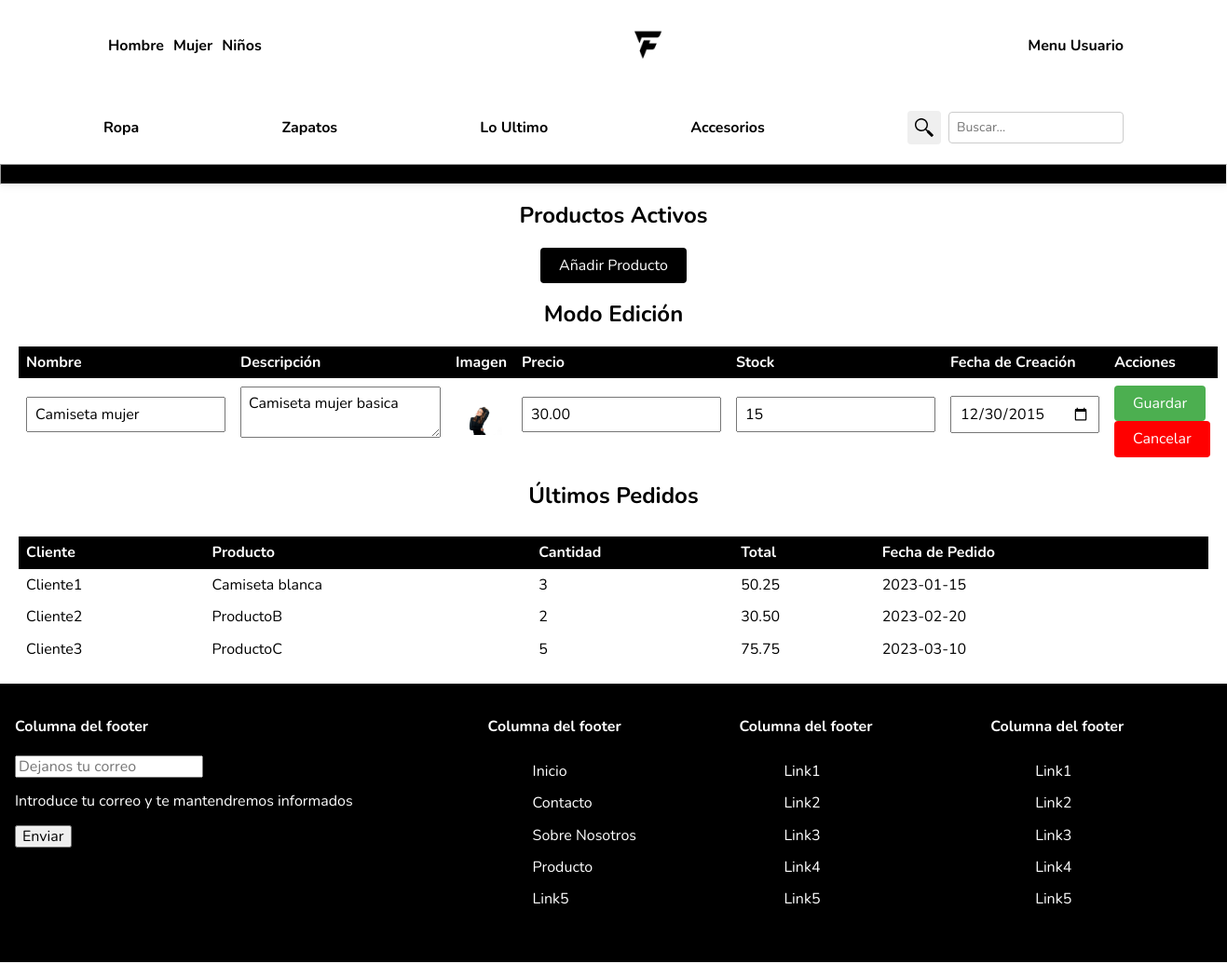
The page /perfil.php?modo=editar&id=18 on the database its author committed.
### tables this page shows
CREATE TABLE `productos` (
  `id` int(11) NOT NULL,
  `nombre` varchar(255) NOT NULL,
  `descripcion` text DEFAULT NULL,
  `imagen` varchar(255) DEFAULT NULL,
  `precio` decimal(10,2) NOT NULL,
  `stock` int(11) NOT NULL,
  `fecha_creacion` date NOT NULL DEFAULT current_timestamp()
);

CREATE TABLE `pedidos` (
  `id` int(11) NOT NULL,
  `cliente` varchar(255) NOT NULL,
  `producto` varchar(255) NOT NULL,
  `cantidad` int(11) NOT NULL,
  `total` decimal(10,2) NOT NULL,
  `fecha_pedido` date NOT NULL
);

### backend/pedidos.php (the view, shortened to what this page needs)
<?php
$db_nombre = "finiguers";
$db_host = "localhost";
$db_user = "root";
$db_pass = "";
$conexion = mysqli_connect($db_host, $db_user, $db_pass);
mysqli_select_db($conexion, $db_nombre);
mysqli_set_charset($conexion, "utf8");
$consulta = "SELECT * FROM pedidos";
$res = mysqli_query($conexion, $consulta);
if ($res) {
    echo "<table>
            <thead>
                <tr>
                    <th>Cliente</th>
                    <th>Producto</th>
                    <th>Cantidad</th>
                    <th>Total</th>
                    <th>Fecha de Pedido</th>
                </tr>
            </thead>
            <tbody>";
    while ($fila = mysqli_fetch_assoc($res)) {
        echo "<tr>
                <td>{$fila['cliente']}</td>
                <td>{$fila['producto']}</td>
                <td>{$fila['cantidad']}</td>
                <td>{$fila['total']}</td>
                <td>{$fila['fecha_pedido']}</td>
            </tr>";
    }
    echo "</tbody></table>";
} else {
    echo "No se encontraron pedidos";
}
?>

### backend/productos.php (shortened to what this page needs)
<?php
$db_nombre = "finiguers";
$db_host = "localhost";
$db_user = "root";
$db_pass = "";
$conexion = mysqli_connect($db_host, $db_user, $db_pass);
mysqli_select_db($conexion, $db_nombre);
mysqli_set_charset($conexion, "utf8");
$consulta = "SELECT * FROM productos";
$res = mysqli_query($conexion, $consulta);
if ($res) {
    if (isset($_GET['modo']) == 'editar') {
        $id_producto_editar = $_GET['id'];
        $consulta_producto_editar = "SELECT * FROM productos WHERE id = $id_producto_editar";
        $res_producto_editar = mysqli_query($conexion, $consulta_producto_editar);
        if ($fila_editar = mysqli_fetch_assoc($res_producto_editar)) {
            echo "<form action='backend/actualizar_producto.php' method='post' class='editar-articulo'>
                    <h2>Modo Edición</h2>
                    <table>
                        <tr>
                            <th>Nombre</th>
                            <th>Descripción</th>
                            <th>Imagen</th>
                            <th>Precio</th>
                            <th>Stock</th>
                            <th>Fecha de Creación</th>
                            <th>Acciones</th>
                        </tr>
                        <tr>
                            <td><input type='text' name='nombre' value='{$fila_editar['nombre']}'></td>
                            <td><textarea name='descripcion'>{$fila_editar['descripcion']}</textarea></td>
                            <td><img src='{$fila_editar['imagen']}' alt='Imagen del producto'></td>
                            <td><input type='number' name='precio' value='{$fila_editar['precio']}'></td>
                            <td><input type='number' name='stock' value='{$fila_editar['stock']}'></td>
                            <td><input type='date' name='fecha_creacion' value='{$fila_editar['fecha_creacion']}'></td>
                            <td>
                                <input type='hidden' name='id' value='{$fila_editar['id']}'>
                                <button type='submit'>Guardar</button>
                                <button type='submit' class='cancelar'><a href='perfil.php' class='botonCancelar'>Cancelar</a></button>
                            </td>
                        </tr>
                    </table>
                </form>";
        }
    }
} else {
    echo "No se encontraron productos";
}
?>

### static/css/style.css (style rules this page uses)
h2 { display: flex; justify-content: center; }
table, form.editar-articulo, form.añadir-articulo { width: 100%; border-collapse: collapse; margin-top: 10px; }
table th, table td, form.editar-articulo th, form.editar-articulo td, form.añadir-articulo th, form.añadir-articulo td { padding: 8px; text-align: left; }
table th, form.editar-articulo th, form.añadir-articulo th { background-color: black; color: white; }
table input, table textarea, form.editar-articulo input, form.editar-articulo textarea, form.añadir-articulo input, form.añadir-articulo textarea { padding: 8px; margin-bottom: 15px; box-sizing: border-box; }
table img, form.editar-articulo img, form.añadir-articulo img { max-width: 50px; max-height: 50px; }
table button, form.editar-articulo button, form.añadir-articulo button { background-color: #4CAF50; color: white; padding: 10px 20px; border: none; border-radius: 4px; }
table button.cancelar, form.editar-articulo button.cancelar, form.añadir-articulo button.cancelar { background-color: red; color: white; padding: 10px 20px; border: none; border-radius: 4px; }
table button.cancelar a, form.editar-articulo button.cancelar a, form.añadir-articulo button.cancelar a { color: white; text-decoration: none; }
* { font-family: "Nunito", sans-serif; }

### rows shown on the page
productos: nombre "Camiseta mujer", descripcion "Camiseta mujer basica", imagen (picture), precio "30.00", stock "15", fecha_creacion "12/30/2015"
pedidos: cliente "Cliente1", producto "Camiseta blanca", cantidad "3", total "50.25", fecha_pedido "2023-01-15"
pedidos: cliente "Cliente2", producto "ProductoB", cantidad "2", total "30.50", fecha_pedido "2023-02-20"
pedidos: cliente "Cliente3", producto "ProductoC", cantidad "5", total "75.75", fecha_pedido "2023-03-10"
